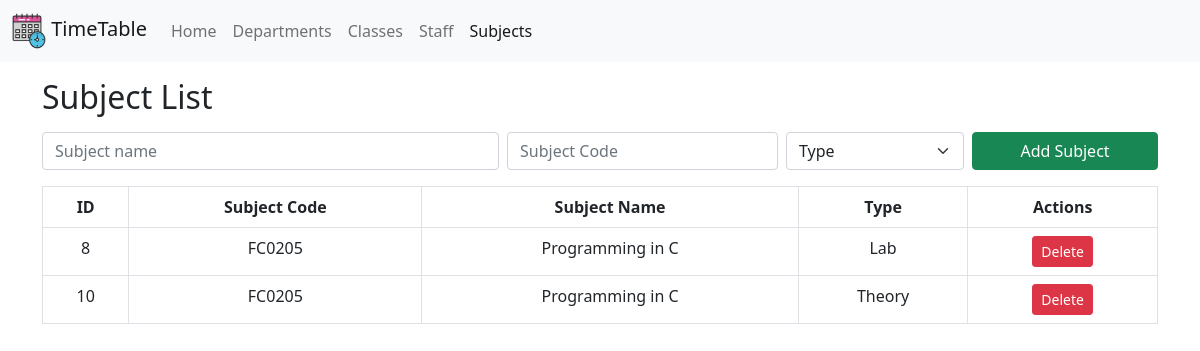
Page /pages/subjects.php on the earlier database version.
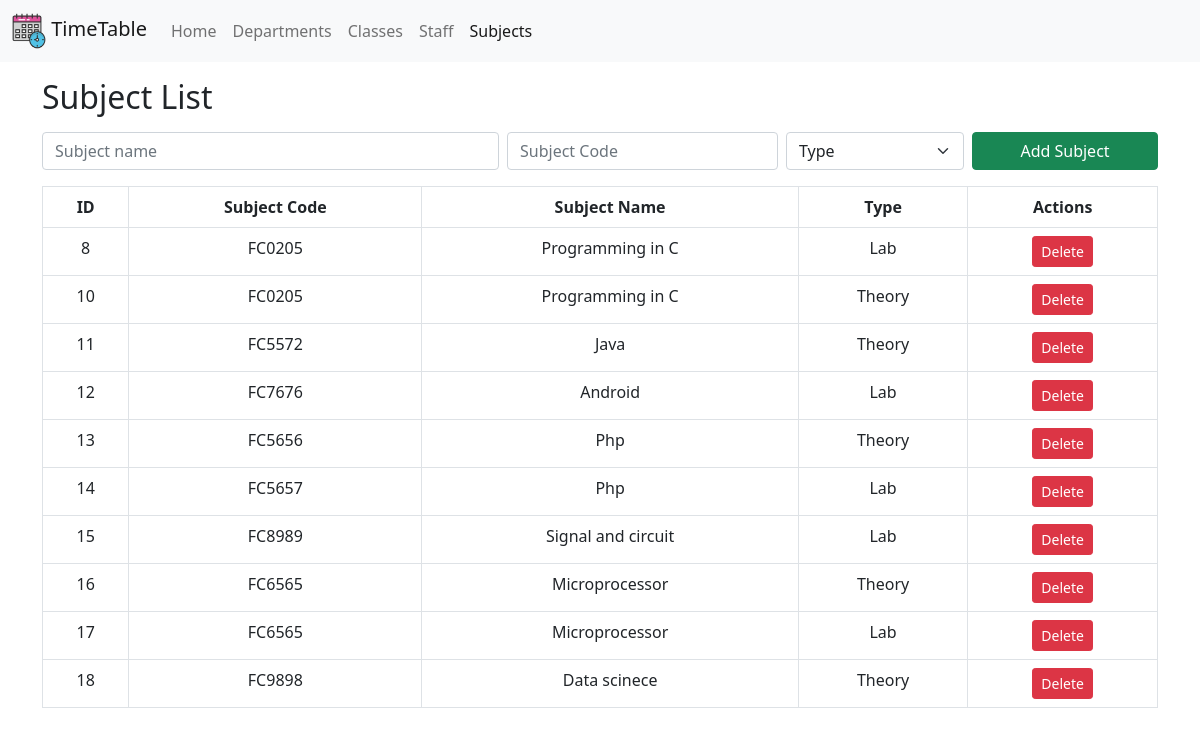
Same page on the later database version.
### tables this page shows
CREATE TABLE `subjects` (
  `sub_id` int(11) NOT NULL,
  `scode` varchar(20) NOT NULL,
  `sname` varchar(255) DEFAULT NULL,
  `stype` varchar(50) DEFAULT NULL
);

### pages/subjects.php (the view, shortened to what this page needs)
<?php
include('../utils/dbcon.php');
$query = "SELECT * FROM subjects";
$result = mysqli_query($conn, $query);
?>
<!DOCTYPE html>
<html lang="en">
<head>
    <link href="https://cdn.jsdelivr.net/npm/bootstrap@5.0.2/dist/css/bootstrap.min.css" rel="stylesheet">
</head>
<body>
    <nav class="navbar navbar-expand-lg navbar-light bg-light">
        <div class="container-fluid">
            <a class="navbar-brand" href="../">
                <img src="../Images/logo.webp" width="34" height="36">
                TimeTable</a>
            <div class="collapse navbar-collapse" id="navbarSupportedContent">
                <ul class="navbar-nav me-auto mb-2 mb-lg-0">
                    <li class="nav-item">
                        <a class="nav-link" aria-current="page" href="../">Home</a>
                    </li>
                    <li class="nav-item">
                        <a class="nav-link" href="./department.php">Departments</a>
                    </li>
                    <li class="nav-item">
                        <a class="nav-link" href="./class.php">Classes</a>
                    </li>
                    <li class="nav-item">
                        <a class="nav-link" href="./staff.php">Staff</a>
                    </li>
                    <li class="nav-item ">
                        <a class="nav-link active" href="#">Subjects</a>
                    </li>
                </ul>
            </div>
        </div>
    </nav>
    <div class="container mt-3">
        <div class="head row">
            <h2 class="m-0 col-md-6">Subject List</h2>
        </div>
        <div class="content">
            <form method="post" class="row g-0 my-3">
                <div class="col-md-5 pe-2">
                    <input type="text" class="form-control" name="subjectName" placeholder="Subject name" required>
                </div>
                <div class="col-md-3 pe-2">
                    <input type="text" class="form-control" name="subjectCode" placeholder="Subject Code" required>
                </div>
                <div class="col-md-2 pe-2">
                    <select class="form-select" name="type" required>
                        <option selected disabled>Type</option>
                    </select>
                </div>
                <button type="submit" name="addSubject" class="btn col btn-success col-md-2">Add Subject</button>
            </form>
            <div class="table-responsive">
                <table class="table table-bordered text-center table-hover">
                    <thead>
                        <tr>
                            <th scope="col">ID</th>
                            <th scope="col">Subject Code</th>
                            <th scope="col">Subject Name</th>
                            <th scope="col">Type</th>
                            <th scope="col">Actions</th>
                        </tr>
                    </thead>
                    <tbody>
                        <?php
                        while ($row = mysqli_fetch_assoc($result)) {
                            echo '<tr>';
                            echo '<td scope="row">' . $row['sub_id'] . '</td>';
                            echo '<td scope="row">' . $row['scode'] . '</td>';
                            echo '<td scope="row">' . $row['sname'] . '</td>';
                            echo '<td scope="row">' . $row['stype'] . '</td>';
                            echo '<td>';
                            echo '<button type="button" class="btn btn-danger btn-sm" onclick="deleteSubject(\'' . $row['sub_id'] . '\')">Delete</button>';
                            echo '</td>';
                            echo '</tr>';
                        }
                        ?>
                    </tbody>
                </table>
            </div>
        </div>
    </div>
</body>
</html>

Differences in the rows shown:
added subjects: sub_id "11", scode "FC5572", sname "Java", stype "Theory"
added subjects: sub_id "12", scode "FC7676", sname "Android", stype "Lab"
added subjects: sub_id "13", scode "FC5656", sname "Php", stype "Theory"
added subjects: sub_id "14", scode "FC5657", sname "Php", stype "Lab"
added subjects: sub_id "15", scode "FC8989", sname "Signal and circuit", stype "Lab"
added subjects: sub_id "16", scode "FC6565", sname "Microprocessor", stype "Theory"
added subjects: sub_id "17", scode "FC6565", sname "Microprocessor", stype "Lab"
added subjects: sub_id "18", scode "FC9898", sname "Data scinece", stype "Theory"
